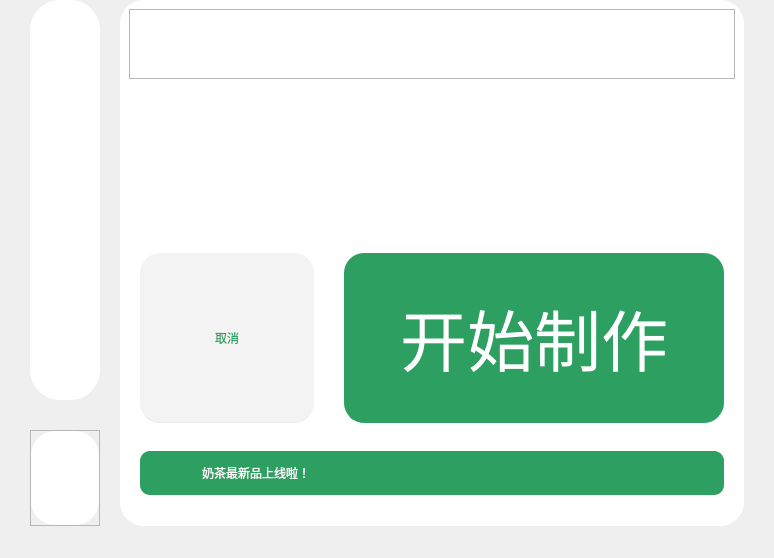
               <widget class="QWidget" name="sw_scan_code_widget">
                <property name="styleSheet">
                 <string notr="true">QWidget#sw_scan_code_widget{
	background-color:rgb(239, 239, 248);
}</string>
                </property>
                <layout class="QHBoxLayout" name="horizontalLayout_2">
                 <property name="spacing">
                  <number>20</number>
                 </property>
                 <property name="leftMargin">
                  <number>0</number>
                 </property>
                 <property name="topMargin">
                  <number>0</number>
                 </property>
                 <property name="rightMargin">
                  <number>30</number>
                 </property>
                 <property name="bottomMargin">
                  <number>32</number>
                 </property>
                 <item>
                  <widget class="QWidget" name="widget_6" native="true">
                   <layout class="QVBoxLayout" name="verticalLayout_4">
                    <property name="spacing">
                     <number>30</number>
                    </property>
                    <property name="leftMargin">
                     <number>30</number>
                    </property>
                    <property name="topMargin">
                     <number>0</number>
                    </property>
                    <property name="rightMargin">
                     <number>0</number>
                    </property>
                    <property name="bottomMargin">
                     <number>0</number>
                    </property>
                    <item>
                     <widget class="QWidget" name="camera_widget" native="true">
                      <property name="minimumSize">
                       <size>
                        <width>0</width>
                        <height>400</height>
                       </size>
                      </property>
                      <property name="maximumSize">
                       <size>
                        <width>2000</width>
                        <height>400</height>
                       </size>
                      </property>
                      <property name="styleSheet">
                       <string notr="true">QWidget#camera_widget{
	background-color:rgb(255, 255, 255);
	border-radius:30px;
}
</string>
                      </property>
                      <layout class="QHBoxLayout" name="horizontalLayout_54">
                       <property name="spacing">
                        <number>9</number>
                       </property>
                       <property name="leftMargin">
                        <number>9</number>
                       </property>
                       <property name="topMargin">
                        <number>9</number>
                       </property>
                       <property name="rightMargin">
                        <number>9</number>
                       </property>
                       <property name="bottomMargin">
                        <number>9</number>
                       </property>
                       <item>
                        <widget class="QLabel" name="camera_frame_image">
                         <property name="styleSheet">
                          <string notr="true">border-radius:30px;
</string>
                         </property>
                         <property name="text">
                          <string/>
                         </property>
                        </widget>
                       </item>
                      </layout>
                     </widget>
                    </item>
                    <item>
                     <widget class="QWidget" name="sw_scan_code_conduit" native="true">
                      <property name="styleSheet">
                       <string notr="true">QWidget#sw_scan_code_conduit_widget{
	background-color:rgb(255, 255, 255);
	border-radius:24px;
}</string>
                      </property>
                      <layout class="QHBoxLayout" name="horizontalLayout_42">
                       <property name="spacing">
                        <number>0</number>
                       </property>
                       <property name="leftMargin">
                        <number>0</number>
                       </property>
                       <property name="topMargin">
                        <number>0</number>
                       </property>
                       <property name="rightMargin">
                        <number>0</number>
                       </property>
                       <property name="bottomMargin">
                        <number>0</number>
                       </property>
                       <item>
                        <widget class="QScrollArea" name="scrollArea_2">
                         <property name="frameShadow">
                          <enum>QFrame::Raised</enum>
                         </property>
                         <property name="widgetResizable">
                          <bool>true</bool>
                         </property>
                         <widget class="QWidget" name="sw_scan_code_conduit_widget">
                          <property name="geometry">
                           <rect>
                            <x>0</x>
                            <y>0</y>
                            <width>1014</width>
                            <height>416</height>
                           </rect>
                          </property>
                          <property name="styleSheet">
                           <string notr="true">QWidget#sw_scan_code_conduit_widget{
	background-color:white;
}</string>
                          </property>
                         </widget>
                        </widget>
                       </item>
                      </layout>
                     </widget>
                    </item>
                   </layout>
                  </widget>
                 </item>
                 <item>
                  <widget class="QWidget" name="widget_7" native="true">
                   <property name="minimumSize">
                    <size>
                     <width>624</width>
                     <height>0</height>
                    </size>
                   </property>
                   <property name="maximumSize">
                    <size>
                     <width>624</width>
                     <height>16777215</height>
                    </size>
                   </property>
                   <property name="styleSheet">
                    <string notr="true">QWidget#widget_7{
	background-color:rgb(255, 255, 255);
	border-radius:24px;
}</string>
                   </property>
                   <layout class="QVBoxLayout" name="verticalLayout_8">
                    <property name="spacing">
                     <number>0</number>
                    </property>
                    <property name="leftMargin">
                     <number>0</number>
                    </property>
                    <property name="topMargin">
                     <number>0</number>
                    </property>
                    <property name="rightMargin">
                     <number>0</number>
                    </property>
                    <property name="bottomMargin">
                     <number>0</number>
                    </property>
                    <item>
                     <widget class="QWidget" name="widget_9" native="true">
                      <layout class="QVBoxLayout" name="verticalLayout_40">
                       <item>
                        <widget class="QScrollArea" name="scrollArea">
                         <property name="frameShadow">
                          <enum>QFrame::Raised</enum>
                         </property>
                         <property name="widgetResizable">
                          <bool>true</bool>
                         </property>
                         <widget class="QWidget" name="order_content_widget">
                          <property name="geometry">
                           <rect>
                            <x>0</x>
                            <y>0</y>
                            <width>604</width>
                            <height>390</height>
                           </rect>
                          </property>
                          <property name="styleSheet">
                           <string notr="true">QWidget#order_content_widget{
	background-color:white;
}</string>
                          </property>
                         </widget>
                        </widget>
                       </item>
                       <item>
                        <widget class="QWidget" name="widget_8" native="true">
                         <property name="minimumSize">
                          <size>
                           <width>0</width>
                           <height>150</height>
                          </size>
                         </property>
                         <property name="maximumSize">
                          <size>
                           <width>16777215</width>
                           <height>150</height>
                          </size>
                         </property>
                         <property name="font">
                          <font>
                           <pointsize>24</pointsize>
                          </font>
                         </property>
                        </widget>
                       </item>
                      </layout>
                     </widget>
                    </item>
                    <item>
                     <widget class="QWidget" name="widget_16" native="true">
                      <layout class="QVBoxLayout" name="verticalLayout_9">
                       <property name="spacing">
                        <number>0</number>
                       </property>
                       <property name="leftMargin">
                        <number>0</number>
                       </property>
                       <property name="topMargin">
                        <number>0</number>
                       </property>
                       <property name="rightMargin">
                        <number>0</number>
                       </property>
                       <property name="bottomMargin">
                        <number>0</number>
                       </property>
                       <item>
                        <widget class="QWidget" name="widget_22" native="true">
                         <layout class="QHBoxLayout" name="horizontalLayout_22">
                          <property name="spacing">
                           <number>30</number>
                          </property>
                          <property name="leftMargin">
                           <number>20</number>
                          </property>
                          <property name="rightMargin">
                           <number>20</number>
                          </property>
                          <property name="bottomMargin">
                           <number>0</number>
                          </property>
                          <item>
                           <widget class="QPushButton" name="btn_cancel_make">
                            <property name="minimumSize">
                             <size>
                              <width>170</width>
                              <height>170</height>
                             </size>
                            </property>
                            <property name="maximumSize">
                             <size>
                              <width>188</width>
                              <height>170</height>
                             </size>
                            </property>
                            <property name="styleSheet">
                             <string notr="true">QPushButton#btn_cancel_make{
	background-color:rgb(243, 243, 243);
	border-bottom: 1px solid rgb(232, 233, 239);
	border-radius:20px;
	color:rgb(44, 159, 97);
}
QPushButton#btn_cancel_make:pressed{
	background-color:red;
	border-bottom: 1px solid rgb(232, 233, 239);
	border-radius:20px;
	color:white;
}</string>
                            </property>
                            <property name="text">
                             <string>取消</string>
                            </property>
                           </widget>
                          </item>
                          <item>
                           <widget class="QPushButton" name="btn_begin_make">
                            <property name="minimumSize">
                             <size>
                              <width>380</width>
                              <height>170</height>
                             </size>
                            </property>
                            <property name="maximumSize">
                             <size>
                              <width>366</width>
                              <height>170</height>
                             </size>
                            </property>
                            <property name="font">
                             <font>
                              <pointsize>50</pointsize>
                             </font>
                            </property>
                            <property name="styleSheet">
                             <string notr="true">QPushButton#btn_begin_make{
	background-color:rgb(44, 159, 97);
	border-bottom: 1px solid rgb(44, 159, 97);
	border-radius:20px;
	color:white;
}
QPushButton#btn_begin_make:pressed{
	background-color:white;
	border-bottom: 1px solid rgb(44, 159, 97);
	border-radius:20px;
	color:rgb(44, 159, 97);
}</string>
                            </property>
                            <property name="text">
                             <string>开始制作</string>
                            </property>
                            <property name="icon">
                             <iconset resource="../drawable/drawable.qrc">
                              <normaloff>:/icon/Finished_Cup.png</normaloff>:/icon/Finished_Cup.png</iconset>
                            </property>
                            <property name="iconSize">
                             <size>
                              <width>72</width>
                              <height>72</height>
                             </size>
                            </property>
                           </widget>
                          </item>
                         </layout>
                        </widget>
                       </item>
                       <item>
                        <widget class="QWidget" name="widget_23" native="true">
                         <layout class="QHBoxLayout" name="horizontalLayout_23">
                          <property name="spacing">
                           <number>0</number>
                          </property>
                          <property name="leftMargin">
                           <number>20</number>
                          </property>
                          <property name="topMargin">
                           <number>28</number>
                          </property>
                          <property name="rightMargin">
                           <number>20</number>
                          </property>
                          <property name="bottomMargin">
                           <number>31</number>
                          </property>
                          <item>
                           <widget class="QWidget" name="sw_scan_code_notice_widget" native="true">
                            <property name="minimumSize">
                             <size>
                              <width>0</width>
                              <height>44</height>
                             </size>
                            </property>
                            <property name="maximumSize">
                             <size>
                              <width>16777215</width>
                              <height>44</height>
                             </size>
                            </property>
                            <property name="styleSheet">
                             <string notr="true">QWidget#sw_scan_code_notice_widget{
	background-color:rgb(44, 159, 97);
	border-radius:10px;
}</string>
                            </property>
                            <layout class="QHBoxLayout" name="horizontalLayout_25">
                             <property name="spacing">
                              <number>20</number>
                             </property>
                             <property name="leftMargin">
                              <number>12</number>
                             </property>
                             <property name="topMargin">
                              <number>5</number>
                             </property>
                             <property name="rightMargin">
                              <number>15</number>
                             </property>
                             <property name="bottomMargin">
                              <number>5</number>
                             </property>
                             <item>
                              <widget class="QLabel" name="icon_sw_scan_code_notice">
                               <property name="minimumSize">
                                <size>
                                 <width>30</width>
                                 <height>30</height>
                                </size>
                               </property>
                               <property name="maximumSize">
                                <size>
                                 <width>30</width>
                                 <height>30</height>
                                </size>
                               </property>
                               <property name="styleSheet">
                                <string notr="true">border-image: url(:/icon/icon_sw_scan_code_notice.png);</string>
                               </property>
                               <property name="text">
                                <string/>
                               </property>
                              </widget>
                             </item>
                             <item>
                              <widget class="QLabel" name="msg_sw_scan_code_notice">
                               <property name="styleSheet">
                                <string notr="true">color:white;</string>
                               </property>
                               <property name="text">
                                <string>奶茶最新品上线啦！</string>
                               </property>
                              </widget>
                             </item>
                             <item>
                              <widget class="QLabel" name="wbtn_sw_scan_code_notice">
                               <property name="minimumSize">
                                <size>
                                 <width>32</width>
                                 <height>32</height>
                                </size>
                               </property>
                               <property name="maximumSize">
                                <size>
                                 <width>32</width>
                                 <height>32</height>
                                </size>
                               </property>
                               <property name="styleSheet">
                                <string notr="true">border-image: url(:/icon/icon_wbtn_sw_scan_code_notice.png);</string>
                               </property>
                               <property name="text">
                                <string/>
                               </property>
                              </widget>
                             </item>
                            </layout>
                           </widget>
                          </item>
                         </layout>
                        </widget>
                       </item>
                      </layout>
                     </widget>
                    </item>
                   </layout>
                  </widget>
                 </item>
                </layout>
               </widget>
